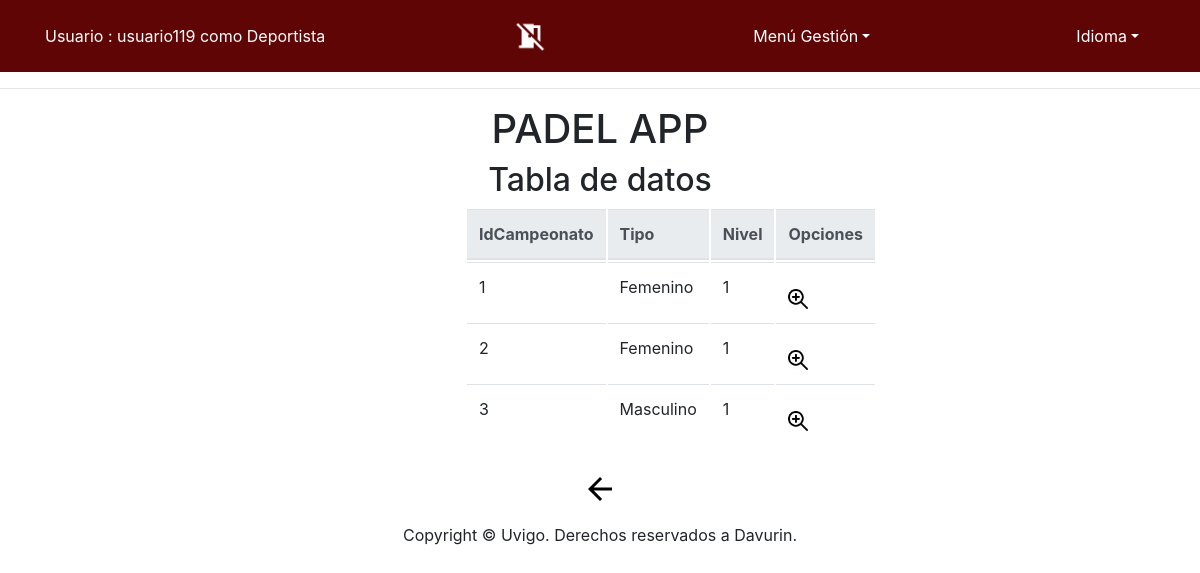
The page /app/Controllers/CATEGORIA_CONTROLLER.php (signed in) on the database as committed earlier.
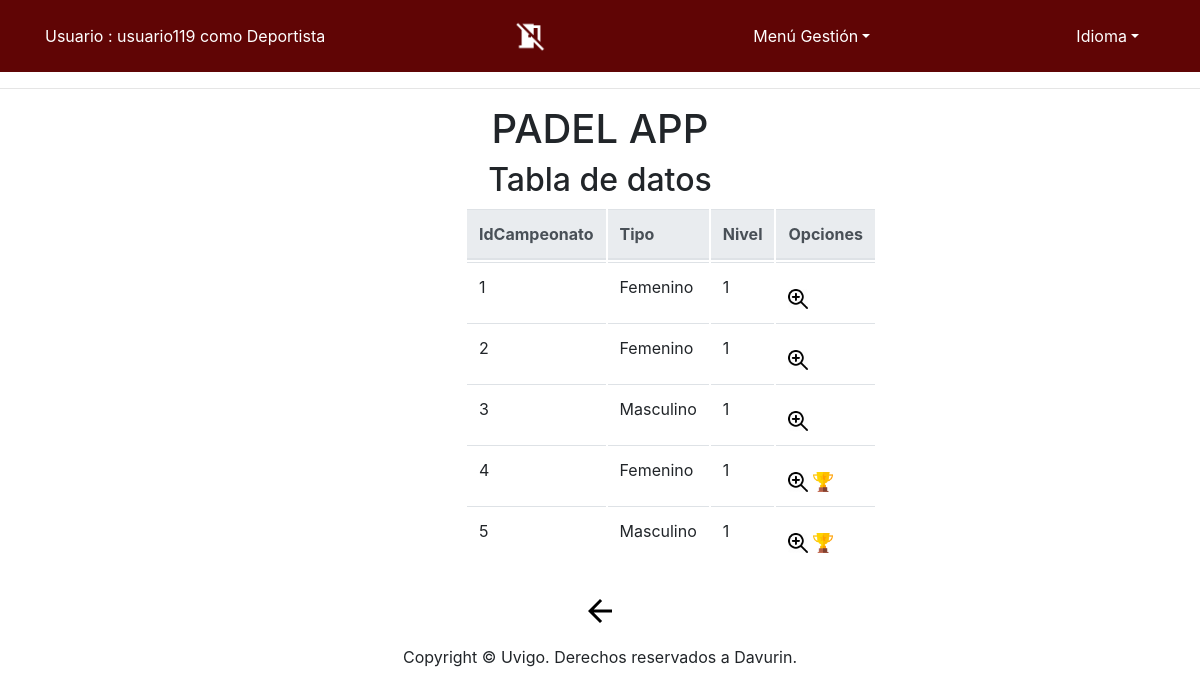
The same page on the database as committed later.
### tables this page shows
CREATE TABLE IF NOT EXISTS `Categoria` (
  `IdCampeonato` INT NOT NULL,
  `Tipo` VARCHAR(10) NOT NULL,
  `Nivel` INT NOT NULL,
  PRIMARY KEY (`IdCampeonato`, `Tipo`, `Nivel`),
  INDEX `fk_Campeonato_has_Categoria_idx` (`IdCampeonato` ASC) ,
  CONSTRAINT `fk_Campeonato_has_Categoria_idx`
    FOREIGN KEY (`IdCampeonato`)
    REFERENCES `Campeonato` (`IdCampeonato`)
    ON DELETE NO ACTION
    ON UPDATE NO ACTION);

### app/Functions/Authentication.php (called while the page is built)
<?php
function IsAuthenticated(){
	if (!isset($_SESSION['login']) && !isset($_SESSION['tipo'])){
		return false;
	}
	else{
		return true;
	}
}
?>

### app/Models/CATEGORIA_MODEL.php (called while the page is built, shortened)
<?php
class CATEGORIA_MODEL{
	var $IdCampeonato;
    var $Tipo;
	var $Nivel;
	var $mysqli;
	function __construct($IdCampeonato,$Tipo,$Nivel) {
		$this->IdCampeonato = $IdCampeonato;
		$this->Tipo = $Tipo;
		$this->Nivel = $Nivel;
		include_once '../Functions/BdAdmin.php';
		$this->mysqli = ConectarBD();
	}
	function SEARCH() {
		$sql = "select Cat.IdCampeonato as IdCampeonato,
					Cat.Tipo as Tipo,
					Cat.Nivel as Nivel,
					Cam.FechaIni as FechaIni,
					Cam.FechaFin as FechaFin,
					Cam.HoraIni as HoraIni,
					Cam.HoraFin as HoraFin,
					(select count(numPareja)  from Pareja where  IdCampeonato = Cat.IdCampeonato  && Tipo = Cat.Tipo  && Nivel LIKE Cat.Nivel) as numInscritos
       			from CATEGORIA Cat, CAMPEONATO Cam
    			where
    				(
					(BINARY Cat.IdCampeonato LIKE '%$this->IdCampeonato%') &&
					(BINARY Cat.Tipo LIKE '%$this->Tipo%') &&
					(BINARY Cat.Nivel LIKE '%$this->Nivel%')
					&& (Cat.IdCampeonato = Cam.IdCampeonato))
					group by Cat.IdCampeonato
    				";
		if ( !( $resultado = $this->mysqli->query( $sql ) ) ) {
			return 'Error en la consulta sobre la base de datos';
		} else {
			return $resultado;
		}
	}
 	}
?>

### app/Functions/BdAdmin.php (called while the page is built, shortened)
<?php
function ConectarBD()
{
	    $mysqli = new mysqli("localhost", "user", "pass", "abpbase");
		return $mysqli;
}
?>

### app/Views/CATEGORIA/CATEGORIA_SHOWALL_View.php (the view, shortened to what this page needs)
<?php
class CATEGORIA_SHOWALL {
	function __construct( $lista, $datos) {
		$this->lista = $lista;
		$this->datos = $datos;
		$this->render($this->lista,$this->datos);
	}
	function render($lista,$datos){
		$this->datos = $datos;
	include '../Views/Header.php';
?>
		<div class="seccion" align="center">
			<h2>
				<?php echo $strings['Tabla de datos'];?>
			</h2>
			<div class="col-md-3">
			<table class="table">
				<thead class="thead-light">
				<tr>
<?php
					foreach ( $lista as $atributo ) {
?>
					<th>
						<?php echo $strings[$atributo]?>
					</th>
<?php
					}
?>
					<th colspan="2" >
						<?php echo $strings['Opciones']?>
					</th>
				</tr>
<?php
				while ( $fila = mysqli_fetch_array( $this->datos ) ) {
?>
				<tr>
<?php
					foreach ( $lista as $atributo ) {
?>
					<td>
<?php
							echo $fila[ $atributo ];
?>
					</td>
<?php
					}
?>
					<td>
						<form action="../Controllers/CATEGORIA_CONTROLLER.php" method="get" style="display:inline" >
								<button id ="buttonBien" type="submit" name="action" value="SHOWCURRENT" ><img src="../Views/icon/verdetalles_2.jpg" alt="<?php echo $strings['Ver en detalle']?>" width="20" height="20"/></button>
<?php
					if((($fila['FechaIni'] < date("Y-m-d")) && ($fila['FechaFin'] >= date("Y-m-d")) && $fila['numInscritos'] <= 96))
					{
						if(($fila['FechaFin'] == date("Y-m-d")) && ($fila['HoraFin'] > date("H:i:s"))){
?>
								<button id ="buttonBien" type="submit" name="action" value="INSCRIPTION" ><img src="../Views/icon/exito.png" alt="<?php echo $strings['Ver en detalle']?>" width="20" height="20"/></button>
<?php
							  }else{
								if(($fila['FechaFin'] > date("Y-m-d"))){
?>
									<button id ="buttonBien" type="submit" name="action" value="INSCRIPTION" ><img src="../Views/icon/exito.png" alt="<?php echo $strings['Ver en detalle']?>" width="20" height="20"/></button>
<?php
								}
							}
					}else{
						if((($fila['FechaIni'] == date("Y-m-d")) && ($fila['HoraIni'] < date("H:i:s"))) && ($fila['FechaFin'] >= date("Y-m-d"))&& $fila['numInscritos'] <= 96){
							if(($fila['FechaFin'] == date("Y-m-d")) &&  ($fila['HoraFin'] > date("H:i:s"))){
?>
								<button id ="buttonBien" type="submit" name="action" value="INSCRIPTION" ><img src="../Views/icon/exito.png" alt="<?php echo $strings['Ver en detalle']?>" width="20" height="20"/></button>
<?php
							  }else{
								if(($fila['FechaFin'] > date("Y-m-d"))){
?>
									<button id ="buttonBien" type="submit" name="action" value="INSCRIPTION" ><img src="../Views/icon/exito.png" alt="<?php echo $strings['Ver en detalle']?>" width="20" height="20"/></button>
<?php
								}
							}
						}
					}
?>
						</form>
				</tr>
<?php
				}
?>
			</thead>
			</table>
			<form action='../Controllers/USUARIO_CONTROLLER.php' method="post">
				<button id ="buttonBien" type="submit"><img src="../Views/icon/back_big2.png" alt="<?php echo $strings['Atras']?>" /></button>
			</form>
			</div>
		</div>
<?php
		include '../Views/Footer.php';
		}
		}
?>

### app/Controllers/CATEGORIA_CONTROLLER.php (shortened to what this page needs)
<?php
include '../Functions/Authentication.php';
include '../Models/CAMPEONATO_MODEL.php';
include '../Models/CATEGORIA_MODEL.php';
include '../Views/CATEGORIA/CATEGORIA_SHOWALL_View.php';
switch ( $_REQUEST[ 'action' ] ) {
	default:
		if($_SESSION['tipo'] == 'Deportista'){
			$CATEGORIA= new CATEGORIA_MODEL( '', '', '');
			$datos = $CATEGORIA->SEARCH();
			$lista = array( 'IdCampeonato','Tipo','Nivel');
			new CATEGORIA_SHOWALL( $lista, $datos);
		}else{
			new USUARIO_DEFAULT();
		}
}
?>

### app/Views/Header.php (shortened to what this page needs)
<?php
	include_once '../Functions/Authentication.php';
?>
<!doctype html>
<html lang="es">
  <head>
	<link rel="stylesheet" type="text/css" media="screen" href="../Views/css/bootstrap-4.0.0.css" hreflang="es">
	<link rel="stylesheet" type="text/css" media="screen" href="../Views/js/tcal/tcal.css" hreflang="es">
	  <link rel="stylesheet" type="text/css" href="https://cdn.datatables.net/1.10.19/css/jquery.dataTables.css">
	  <link rel="stylesheet" type="text/css" href="https://cdn.datatables.net/1.10.19/css/jquery.dataTables.min.css">
		<link rel="stylesheet" href="http://code.jquery.com/ui/1.11.4/themes/smoothness/jquery-ui.css">
  </head>
  <body>
	  <header>
    <nav class="navbar navbar-expand-lg navbar-dark bg-dark">
      <div class="container">
		<?php	if (IsAuthenticated()){  ?>
		<p style="color: white"><?php 	echo $strings['Usuario'] . ' : ' . $_SESSION['login'] . ' como ' . $_SESSION['tipo'] . '<br>'; ?></p>
              <a class="nav-link disabled" href="../Functions/Desconectar.php" alt="<?php echo $strings['Desconectarse']?>"/>
              <img src="../Views/icon/desconectarse_big.png" width="32" height="32" alt="<?php echo $strings['Desconectarse']?>" style="float:right;">
<?php
	}
?>
	<?php if (isset($_SESSION['login']) & isset($_SESSION['tipo'])) {
 ?>
		<li class="nav-item dropdown" style="display: block">
			<a class="nav-link dropdown-toggle" style="color: white" href="<?php echo $strings['menuGestion']; ?>" id="navbarDropdown" role="button" data-toggle="dropdown" aria-haspopup="true" aria-expanded="false"><?php echo $strings['menuGestion']; ?></a>
				<?php if(isset($_SESSION['login']) & isset($_SESSION['tipo'])) {  ?>
					<?php if($_SESSION['tipo'] == 'Deportista'){ ?>
							<div class="dropdown-divider"></div>
								<button id ="buttonBien" type="submit"  name="insCampeonato"><a class="dropdown-item" href="../Controllers/CATEGORIA_CONTROLLER.php" /><?php echo $strings['Inscribirse en campeonato'] ?></a></button>
              	<?php } } }?>
            </li>
            <li class="nav-item dropdown" style="display: block">
			<form name='idiomform' action="../Functions/CambioIdioma.php" method="post">
              <a class="nav-link dropdown-toggle" style="color: white" href="<?php echo $strings['idioma']; ?>" id="navbarDropdown" role="button" data-toggle="dropdown" aria-haspopup="true" aria-expanded="false"><?php echo $strings['idioma']; ?></a>
			</form>
            </li>
        </div>
</nav>
	  <hr>
	  	<div align="center" class="titulo"><h1>PADEL APP</h1></div>
	</header>

### app/Views/Footer.php (shortened to what this page needs)
	<footer class="text-center" align="fixed" >
      <div class="container">
        <div class="row">
          <div class="col-12">
            <p>Copyright © Uvigo. Derechos reservados a Davurin.</p>
          </div>
        </div>
      </div>
	</footer>
  </body>
</html>

Rows that differ between the two databases and show on the page:
added categoria: IdCampeonato "4", Tipo "Femenino", Nivel "1"
added categoria: IdCampeonato "5", Tipo "Masculino", Nivel "1"
